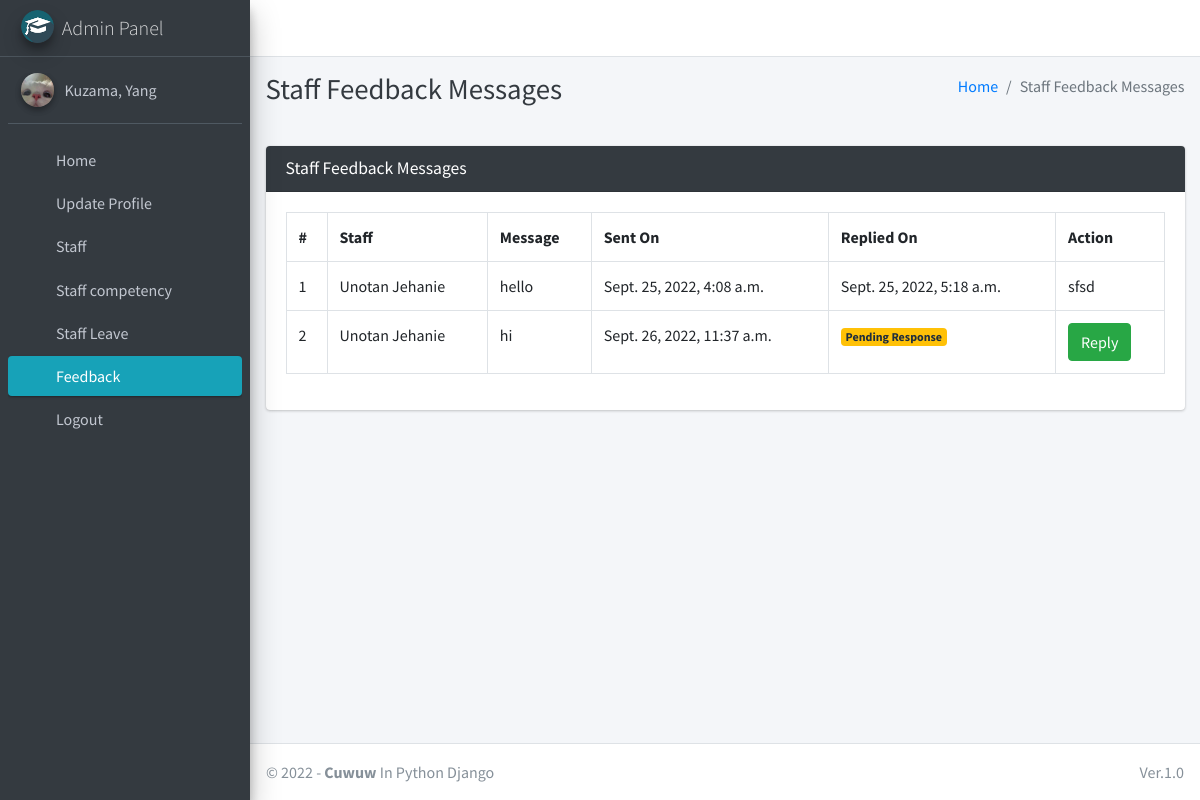
/staff/view/feedback/ (signed in), run on the app's committed database.
### main/models.py (models this page shows)
class CustomUser(AbstractUser):
    USER_TYPE = ((1, "HOD"), (2, "Staff"))
    GENDER = [("M", "Male"), ("F", "Female")]
    username = None  # Removed username, using email instead
    email = models.EmailField(unique=True)
    user_type = models.CharField(default=1, choices=USER_TYPE, max_length=1)
    gender = models.CharField(max_length=1, choices=GENDER)
    profile_pic = models.ImageField()
    address = models.CharField(max_length=60)
    fcm_token = models.TextField(default="")  # For firebase notifications
    created_at = models.DateTimeField(auto_now_add=True)
    updated_at = models.DateTimeField(auto_now=True)
    USERNAME_FIELD = "email"
    REQUIRED_FIELDS = []
    objects = CustomUserManager()
    def __str__(self):
        return self.last_name + ", " + self.first_name

class FeedbackStaff(models.Model):
    staff = models.ForeignKey(Staff, on_delete=models.CASCADE)
    feedback = models.TextField()
    reply = models.TextField()
    created_at = models.DateTimeField(auto_now_add=True)
    updated_at = models.DateTimeField(auto_now=True)

class Staff(models.Model):
    admin = models.OneToOneField(CustomUser, on_delete=models.CASCADE)
    def __str__(self):
        return self.admin.last_name + " " + self.admin.first_name

### main/hod_views.py (the view, shortened to what this page needs)
# urls.py: path("staff/view/feedback/", hod_views.staff_feedback_message,
@csrf_exempt
def staff_feedback_message(request):
    if request.method != 'POST':
        feedbacks = FeedbackStaff.objects.all()
        context = {
            'feedbacks': feedbacks,
            'page_title': 'Staff Feedback Messages'
        }
        return render(request, 'hod_template/staff_feedback_template.html', context)

### main/templates/hod_template/staff_feedback_template.html (shortened to what this page needs)
{% extends 'main/base.html' %}
{% load static %}
{% block page_title %}{{page_title}}{% endblock page_title %}
{% block content %}
<section class="content">
    <div class="container-fluid">
        <div class="row">
            <div class="col-md-12">
                <div class="card card-dark">
                    <div class="card-header">
                        <h3 class="card-title">{{page_title}}</h3>
                    </div>
                    <div class="table card-body">
                        <table class="table table-bordered table-hover">
                            <tr>
                                <th>#</th>
                                <th>Staff</th>
                                <th>Message</th>
                                <th>Sent On</th>
                                <th>Replied On</th>
                                <th>Action</th>
                            </tr>
                            {% for feedback in  feedbacks %}
                              <tr>
                                  <td>{{forloop.counter}}</td>
                                  <td>{{feedback.staff}}</td>
                                  <td>{{feedback.feedback}}</td>
                                    {% if feedback.reply == "" %}
                                    <td>{{feedback.created_at}}</td>
                                    <td><span  class='badge badge-warning'>Pending Response</span></td>
                                         <td> <button data-toggle = "modal" data-target = "#reply_modal" value="{{feedback.id}}" class="btn btn-success reply_open_modal">Reply</button>
                                        {% else %}
                                        <td>{{feedback.created_at}}</td>
                                        <td>{{feedback.updated_at}}</td>
                                          <td>{{feedback.reply}}</td>
                                    {% endif %}
                                  </td>
                              </tr>
                            {% endfor %}
                        </table>
                    </div>
                    </div>
            </div>
        </div>
    </div>
</section>
{% endblock content %}

### main/templates/main/sidebar_template.html (shortened to what this page needs)
{% load static %}
<aside class="main-sidebar sidebar-dark-info elevation-4">
    {% if request.user.user_type == '1' %}
    <a href="{% url 'admin_home' %}" class="brand-link">
        <img src="{% static 'dist/img/cmsl.png' %} " alt="AdminLTE Logo"
            class="brand-image img-circle elevation-3" >
        <span class="brand-text font-weight-light">Admin Panel</span>
    </a>
    <div class="sidebar">
        <div class="user-panel mt-3 pb-3 mb-3 d-flex">
            <div class="image">
                <img src="{{ request.user.profile_pic}}" class="img-circle elevation-2" alt="User Image">
            </div>
            <div class="info">
                <a href="#" class="d-block">{{user}}</a>
            </div>
        </div>
        <nav class="mt-2">
            <ul class="nav nav-pills nav-sidebar flex-column" data-widget="treeview" role="menu" data-accordion="false">
                <li class="nav-item">
                    {% url 'admin_home' as admin_home %}
                    <a href="{{admin_home}}" class="nav-link {% if admin_home == request.path %} active {% endif %}">
                        <i class="nav-icon fas fa-home"></i>
                        <p>
                            Home
                        </p>
                    </a>
                </li>
                <li class="nav-item">
                    {% url 'admin_view_profile' as admin_view_profile %}
                    <a href="{{admin_view_profile}}"
                        class="nav-link {% if admin_view_profile == request.path %} active {% endif %}">
                        <i class="nav-icon fas fa-address-card"></i>
                        <p>
                            Update Profile
                        </p>
                    </a>
                </li>
 <li class="nav-item has-treeview">
                    <a href="#" class="nav-link">
                        <i class="nav-icon fas fa-book"></i>
                        <p>
                            Staff
                            <i class="fas fa-angle-left right"></i>
                        </p>
                    </a>
 <li class="nav-item">
                    {% url 'view_staff_competency_journal' as view_staff_competency_journal %}
                    <a href="{{view_staff_competency_journal}}"
                        class="nav-link {% if view_staff_competency_journal == request.path %} active {% endif %}">
                        <i class="nav-icon fas fa-address-card"></i>
                        <p>
                            Staff competency
                        </p>
                    </a>
                </li>
                <li class="nav-item">
                    {% url 'view_staff_leave' as view_staff_leave %}
                    <a href="{{view_staff_leave}}"
                        class="nav-link  {% if view_staff_leave == request.path %} active {% endif %}">
                        <i class="nav-icon fas fa-check-double"></i>
                        <p>
                            Staff Leave
                        </p>
                    </a>
                </li>
                  <li class="nav-item">
                                {% url 'staff_feedback_message' as staff_feedback_message %}
                                <a href="{{staff_feedback_message}}"
                                    class="nav-link {% if staff_feedback_message == request.path %} active {% endif %}">
                                    <i class="nav-icon fas fa-comment-alt"></i>
                                    <p>
                                        Feedback
                                    </p>
                                </a>
                            </li>
                                        {% endif %}
                                        <li class="nav-item">
                                            <a href="{% url 'user_logout' %}"
                                                onclick="return confirm('Your session would be terminated.\n\nProceed?')"
                                                class="nav-link">
                                                <i class="nav-icon fas fa-power-off"></i>
                                                <p>
                                                    Logout
                                                </p>
                                            </a>
                                        </li>
                                    </ul>
                                </nav>
                            </div>
</aside>

### data on the page
CustomUser: user.profile_pic (picture), last_name+first_name "Kuzama, Yang"
FeedbackStaff: staff "Unotan Jehanie", feedback "hello", created_at "Sept. 25, 2022, 4:08 a.m.", updated_at "Sept. 25, 2022, 5:18 a.m.", reply "sfsd"
FeedbackStaff: staff "Unotan Jehanie", feedback "hi", created_at "Sept. 26, 2022, 11:37 a.m."

### other printed values
{{ page_title }} "Staff Feedback Messages"
